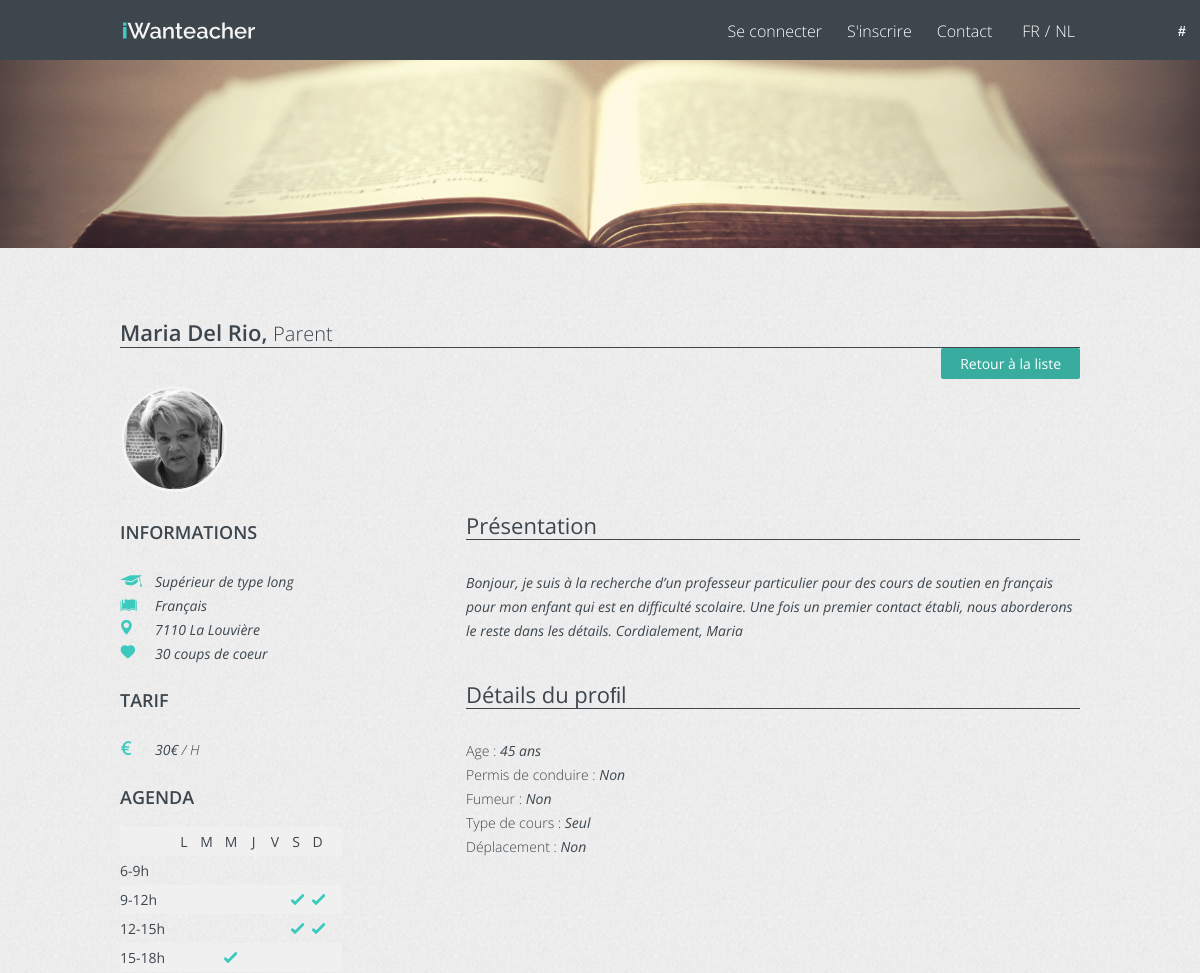
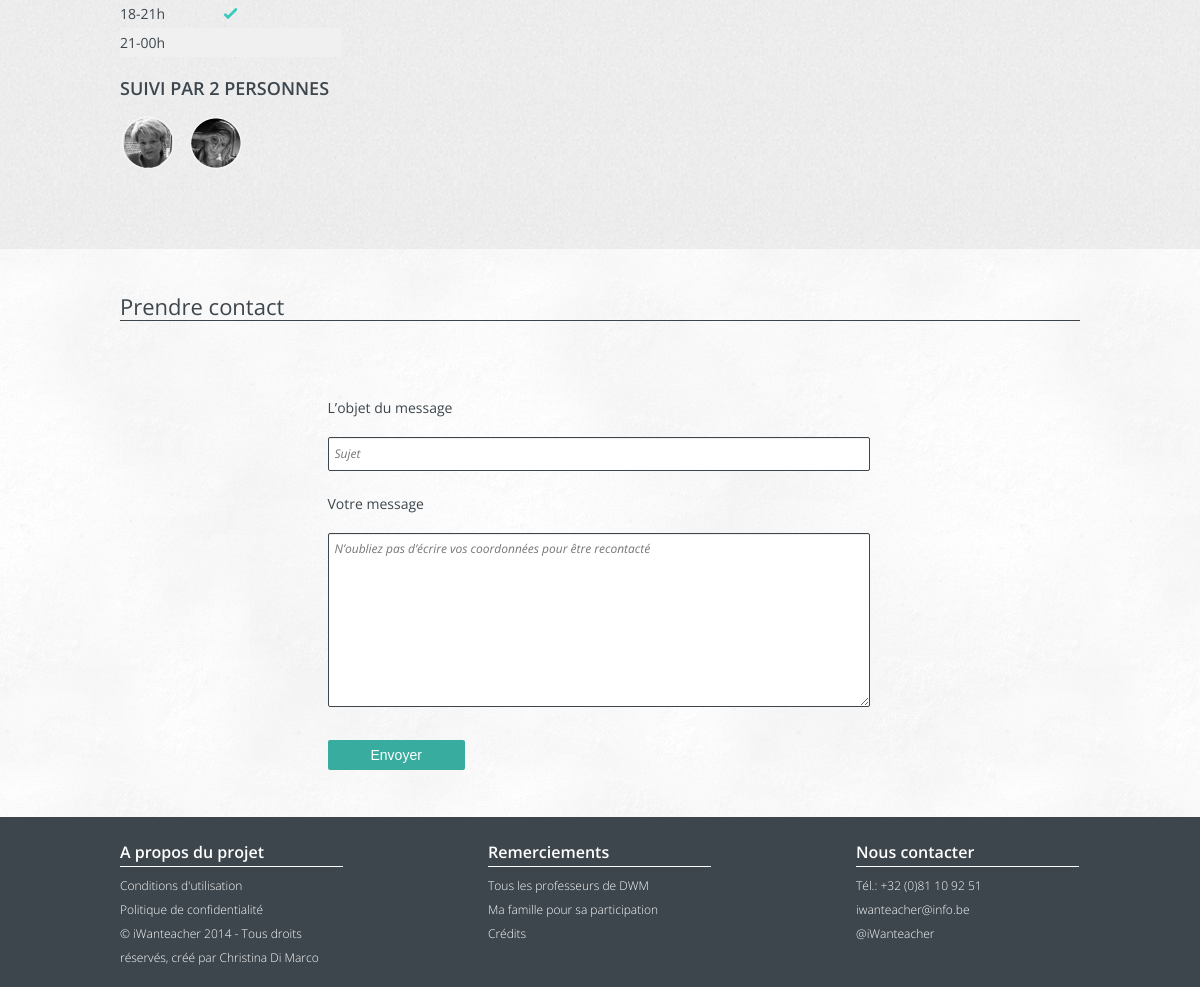
Page /profil.php?id=13 on the committed database (2 pictures, top to bottom).
### tables this page shows
CREATE TABLE IF NOT EXISTS `users` (
  `id` int(11) NOT NULL AUTO_INCREMENT,
  `prenom` varchar(255) NOT NULL,
  `nom` varchar(255) NOT NULL,
  `email` varchar(255) NOT NULL,
  `mdp` varchar(255) NOT NULL,
  `statut` varchar(255) NOT NULL,
  `niveau` varchar(255) NOT NULL,
  `matiere` varchar(255) NOT NULL,
  `adresse` varchar(500) NOT NULL,
  `tarif` varchar(3) NOT NULL,
  `horaire` varchar(83) NOT NULL,
  `presentation` text NOT NULL,
  `age` int(3) NOT NULL,
  `permis` varchar(3) NOT NULL,
  `fumeur` varchar(3) NOT NULL,
  `deplacement` varchar(3) NOT NULL,
  `dp_km` int(5) NOT NULL,
  `materiel` varchar(3) NOT NULL,
  `exp` int(3) NOT NULL,
  `cours` varchar(17) NOT NULL,
  `lieu` varchar(255) NOT NULL,
  `etude` varchar(255) NOT NULL,
  `langue` varchar(255) NOT NULL,
  `activite` varchar(255) NOT NULL,
  `photo` varchar(255) NOT NULL,
  `activate` int(1) DEFAULT '0',
  PRIMARY KEY (`id`)
);

### profil.php (the view, shortened to what the rows shown need)
<?php
   require 'include/config.inc.php';
   if (!empty($_GET['id'])) { $id_profil = $_GET['id']; } else {header('Location: index.php'); }
   $req = $bdd->prepare("SELECT * FROM `users` WHERE id = '".$id_profil."' LIMIT 0 , 1");
   $req->execute();
   $res = $req->fetchAll();
   $res = $res[0];
   ?>
<!DOCTYPE html>
         <html lang="fr">
            <head>
               <link rel="stylesheet" type="text/css" href="css/reset.css"/>
               <link rel="stylesheet" type="text/css" href="css/styles.css"/>
               <link rel="stylesheet" type="text/css" href="css/hugrid.css" />
            </head>
            <body class="profil">
               <header id="header">
                  <div class="header-wrapper">
                     <div class="container clearfix">
                        <h1>
                           <a href="index.php"><img src="imgs/logo.png" alt="logo iWanteacher" class="visible-desktop"/></a>
                           <a href="index.php"><img src="imgs/logo-iphone.png" alt="logo iWanteacher" class="visible-iphone"/></a>
                        </h1>
                     </div>
                  </div>
               </header>
               <div class="container clearfix">
                  <section id="p-user">
                     <h2><strong><?php echo $res['prenom'].' '.$res['nom'] ?>,</strong> <span><?php echo $res['statut'] ?></span></h2>
                  </section>
                  <aside class="sidebar">
                     <div class="informations-user">
                        <span class="photo-profil">
                           <img src="imgs/<?php echo $res['photo'] ?>" alt="<?php echo $res['prenom'].' '.$res['nom'] ?>">
                        </span>
                        <ul>
                           <li class="icone-niveau"><?php echo $res['niveau'] ?></li>
                           <li class="icone-matiere"><?php echo $res['matiere'] ?></li>
                           <li class="icone-ville"><?php echo $res['adresse'] ?></li>
                           <li class="icone-coeur">30 coups de coeur</li>
                        </ul>
                     </div>
                     <div class="tarif-user">
                        <ul>
                           <li class="icone-tarif"><?php echo $res['tarif'] ?><span> / H</span></li>
                        </ul>
                     </div>
                     <div class="agenda-user">
                        <table>
                           <thead>
                              <tr class="t-bg">
                                 <th>&nbsp;</th>
                                 <th>L</th>
                                 <th>M</th>
                                 <th>M</th>
                                 <th>J</th>
                                 <th>V</th>
                                 <th>S</th>
                                 <th>D</th>
                                 <th>&nbsp;</th>
                              </tr>
                           </thead>
                           <tbody>
                              <tr>
                                 <th class="tranches-heures">6-9h</th>
                              </tr>
                              <tr class="t-bg">
                                 <th class="tranches-heures">9-12h</th>
                              </tr>
                              <tr>
                                 <th class="tranches-heures">12-15h</th>
                              </tr>
                              <tr class="t-bg">
                                 <th class="tranches-heures">15-18h</th>
                              </tr>
                              <tr>
                                 <th class="tranches-heures">18-21h</th>
                              </tr>
                              <tr class="t-bg">
                                 <th class="tranches-heures">21-00h</th>
                              </tr>
                           </tbody>
                        </table>
                     </div>
                  </aside>
                  <article class="main-content">
                     <h3>Présentation</h3>
                     <p><?php echo $res['presentation'] ?></p>
                     <h3>Détails du proﬁl</h3>
                     <ul class="details-profil">
                        <li><span>Age :</span> <i><?php echo $res['age'] ?> ans</i></li>
                        <li><span>Permis de conduire :</span> <?php echo $res['permis'] ?></li>
                        <li><span>Fumeur :</span> <?php echo $res['fumeur'] ?></li>
                        <li><span>Type de cours :</span> <?php echo $res['cours'] ?></li>
                        <li><span>Déplacement :</span> <?php if ($res['deplacement'] == 'Oui') { echo $res['dp_km'].' km'; } else { echo 'Non'; }?></li>
                     </ul>
                  </article>
               </div>
            </body>
         </html>

### rows in the picture
users: prenom "Maria", nom "Del Rio", statut "Parent", photo (picture), niveau "Supérieur de type long", matiere "Français", adresse "7110 La Louvière", tarif "30€", presentation "Bonjour, je suis à la recherche d’un professeur particulier pour des cours de soutien en français pour mon enfant qui est en difficulté scolaire. Une fois un premier contact établi, nous aborderons le reste dans les détails. Cordialement, Maria", age "45", permis "Non", fumeur "Non", cours "Seul"
